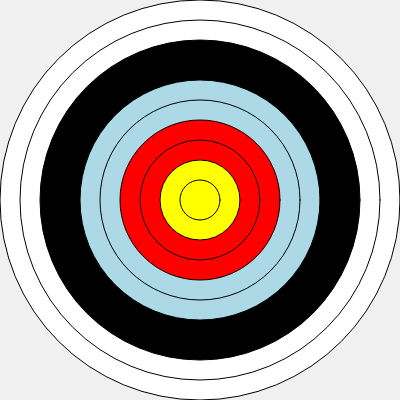
Frame 1 (no input)
Frame 60 (no input): identical to frame 1, image omitted
Frame 120 (the mouse pressed at the canvas centre since frame 60): identical to frame 1, image omitted

The p5.js sketch that drew this single still picture (run headless with seeded random() and noise() and a simulated clock; from frame 60 on, the mouse is pressed at the canvas centre):

// p5.js sketch
// ── sketch.js
let x;
let y;

let targetScale=40;

let colors = ["white","black","lightblue","red","yellow"];

function setup() {
  createCanvas(400, 400);
  x = width/2;
  y = height/2;
}

function draw() {
  background(240);
  
  drawTarget();
}

function drawTarget(){
  let colorSwap = false;
  let colorNumber = 0;
  
  for (let targetStart=targetScale*10;targetStart>=targetScale;targetStart-=targetScale){
    fill(colors[colorNumber]);
    ellipse(x,y,targetStart,targetStart);
    if (colorSwap){
      colorNumber++;
    }
    colorSwap = !colorSwap;
  }
}
